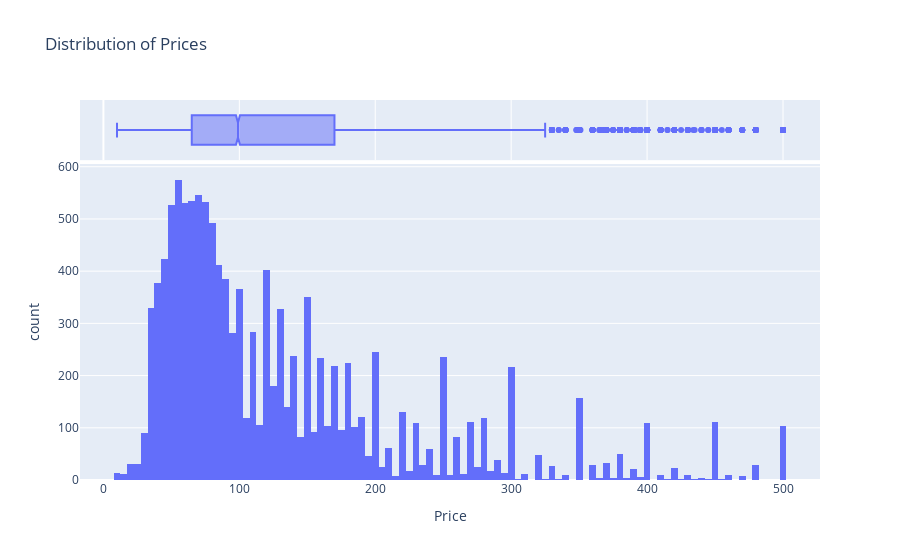

The code cell stored with this chart in its notebook:
### Code cell
px.histogram(data_frame=lagos, x="Price",marginal="box", 
             nbins=120, title="Distribution of Prices")

### Figure 1 — Plotly figure (JSON) as saved in the notebook; plotly's stock layout.template omitted (floating-point values rounded to 4 significant figures; data arrays with more than 128 entries replaced by an {"elided": "..."} marker saying what was removed)
{"data": [{"alignmentgroup": "True", "bingroup": "x", "hovertemplate": "Price=%{x}<br>count=%{y}<extra></extra>", "legendgroup": "", "marker": {"color": "#636efa", "pattern": {"shape": ""}}, "name": "", "nbinsx": 120, "offsetgroup": "", "orientation": "v", "showlegend": false, "type": "histogram", "x": {"elided": "12348 float values"}, "xaxis": "x", "yaxis": "y"}, {"alignmentgroup": "True", "hovertemplate": "Price=%{x}<extra></extra>", "legendgroup": "", "marker": {"color": "#636efa"}, "name": "", "notched": true, "offsetgroup": "", "showlegend": false, "type": "box", "x": {"elided": "12348 float values"}, "xaxis": "x2", "yaxis": "y2"}], "layout": {"barmode": "relative", "legend": {"tracegroupgap": 0}, "title": {"text": "Distribution of Prices"}, "xaxis": {"anchor": "y", "domain": [0, 1], "title": {"text": "Price"}}, "xaxis2": {"anchor": "y2", "domain": [0, 1], "matches": "x", "showgrid": true, "showticklabels": false}, "yaxis": {"anchor": "x", "domain": [0, 0.8316], "title": {"text": "count"}}, "yaxis2": {"anchor": "x2", "domain": [0.8416, 1], "matches": "y2", "showgrid": false, "showline": false, "showticklabels": false, "ticks": ""}}}
